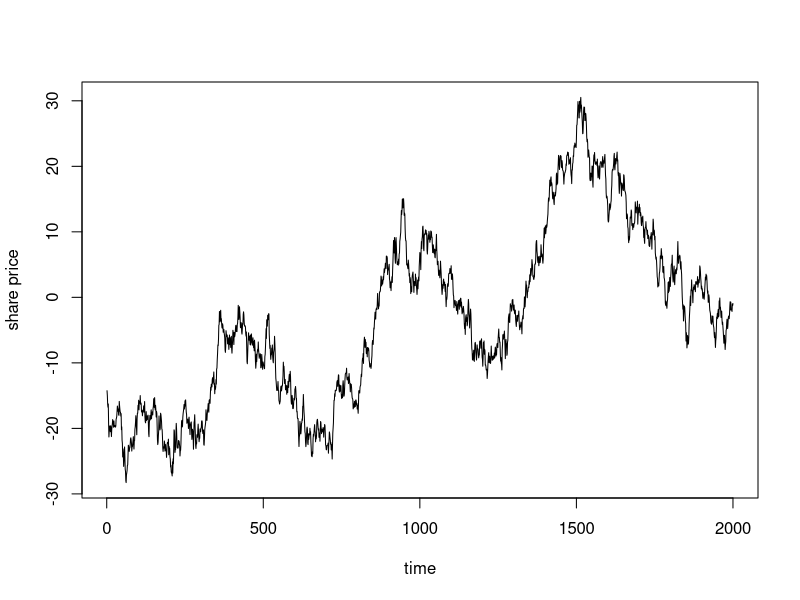

Generate this figure with R: (Note: this script raises an error after producing the figure.)
#This script performs the simulation for an example exchange rate time series

set.seed(3)
myTS <- cumsum(rnorm(2000))
plot(rev(myTS), type="l", ylab="share price", xlab="time")

# save the series to file
write.csv(rev(myTS), "./data/simulated_exchange_rate/ts.csv", row.names = FALSE)